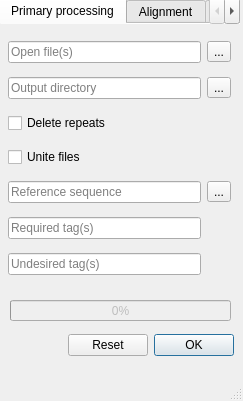
<?xml version="1.0" encoding="UTF-8"?>
<ui version="4.0">
 <class>MainWindow</class>
 <widget class="QMainWindow" name="MainWindow">
  <property name="enabled">
   <bool>true</bool>
  </property>
  <property name="geometry">
   <rect>
    <x>0</x>
    <y>0</y>
    <width>243</width>
    <height>401</height>
   </rect>
  </property>
  <property name="sizePolicy">
   <sizepolicy hsizetype="Preferred" vsizetype="Preferred">
    <horstretch>0</horstretch>
    <verstretch>0</verstretch>
   </sizepolicy>
  </property>
  <property name="minimumSize">
   <size>
    <width>243</width>
    <height>401</height>
   </size>
  </property>
  <property name="maximumSize">
   <size>
    <width>243</width>
    <height>401</height>
   </size>
  </property>
  <property name="acceptDrops">
   <bool>false</bool>
  </property>
  <property name="windowTitle">
   <string>SHaRK v0.16.7.10</string>
  </property>
  <property name="windowIcon">
   <iconset>
    <normaloff>pic/256x256_WhiteLogo.png</normaloff>pic/256x256_WhiteLogo.png</iconset>
  </property>
  <property name="autoFillBackground">
   <bool>false</bool>
  </property>
  <property name="locale">
   <locale language="English" country="UnitedStates"/>
  </property>
  <property name="documentMode">
   <bool>false</bool>
  </property>
  <property name="tabShape">
   <enum>QTabWidget::Rounded</enum>
  </property>
  <property name="unifiedTitleAndToolBarOnMac">
   <bool>true</bool>
  </property>
  <widget class="QWidget" name="centralwidget">
   <widget class="QTabWidget" name="tabWidget">
    <property name="geometry">
     <rect>
      <x>-1</x>
      <y>-2</y>
      <width>241</width>
      <height>301</height>
     </rect>
    </property>
    <property name="tabPosition">
     <enum>QTabWidget::North</enum>
    </property>
    <property name="tabShape">
     <enum>QTabWidget::Rounded</enum>
    </property>
    <property name="currentIndex">
     <number>0</number>
    </property>
    <property name="elideMode">
     <enum>Qt::ElideNone</enum>
    </property>
    <property name="documentMode">
     <bool>true</bool>
    </property>
    <property name="movable">
     <bool>true</bool>
    </property>
    <widget class="QWidget" name="tab">
     <attribute name="title">
      <string>Primary processing</string>
     </attribute>
     <layout class="QGridLayout" name="gridLayout_2">
      <item row="6" column="0">
       <widget class="QLineEdit" name="un_tags_Line">
        <property name="toolTip">
         <string>&lt;html&gt;&lt;head/&gt;&lt;body&gt;&lt;p&gt;Enter the &lt;span style=&quot; font-weight:600;&quot;&gt;undesired&lt;/span&gt; sequence &lt;span style=&quot; font-weight:600;&quot;&gt;tags&lt;/span&gt; here&lt;/p&gt;&lt;/body&gt;&lt;/html&gt;</string>
        </property>
        <property name="placeholderText">
         <string>Undesired tag(s)</string>
        </property>
       </widget>
      </item>
      <item row="0" column="0">
       <widget class="QLineEdit" name="inputfilepathLine">
        <property name="enabled">
         <bool>true</bool>
        </property>
        <property name="focusPolicy">
         <enum>Qt::ClickFocus</enum>
        </property>
        <property name="toolTip">
         <string>&lt;html&gt;&lt;head/&gt;&lt;body&gt;&lt;p&gt;Enter the &lt;span style=&quot; font-weight:600;&quot;&gt;input&lt;/span&gt; file path(s)&lt;/p&gt;&lt;/body&gt;&lt;/html&gt;</string>
        </property>
        <property name="autoFillBackground">
         <bool>false</bool>
        </property>
        <property name="text">
         <string/>
        </property>
        <property name="placeholderText">
         <string>Open file(s)</string>
        </property>
       </widget>
      </item>
      <item row="2" column="0">
       <widget class="QCheckBox" name="deleterepeatsBox">
        <property name="toolTip">
         <string>&lt;html&gt;&lt;head/&gt;&lt;body&gt;&lt;p&gt;&lt;span style=&quot; font-weight:600;&quot;&gt;Delete repeateated &lt;/span&gt;sequences according to &lt;span style=&quot; font-weight:600;&quot;&gt;taxon name&lt;/span&gt;&lt;/p&gt;&lt;/body&gt;&lt;/html&gt;</string>
        </property>
        <property name="text">
         <string>Delete repeats</string>
        </property>
       </widget>
      </item>
      <item row="4" column="0">
       <widget class="QLineEdit" name="referencepathLine">
        <property name="enabled">
         <bool>true</bool>
        </property>
        <property name="toolTip">
         <string>&lt;html&gt;&lt;head/&gt;&lt;body&gt;&lt;p&gt;Enter the &lt;span style=&quot; font-weight:600;&quot;&gt;reference&lt;/span&gt; sequence file path&lt;/p&gt;&lt;/body&gt;&lt;/html&gt;</string>
        </property>
        <property name="text">
         <string/>
        </property>
        <property name="placeholderText">
         <string>Reference sequence</string>
        </property>
       </widget>
      </item>
      <item row="4" column="1">
       <widget class="QToolButton" name="referencepathButton">
        <property name="enabled">
         <bool>true</bool>
        </property>
        <property name="toolTip">
         <string>&lt;html&gt;&lt;head/&gt;&lt;body&gt;&lt;p&gt;Choose the &lt;span style=&quot; font-weight:600;&quot;&gt;reference&lt;/span&gt; sequence file&lt;/p&gt;&lt;/body&gt;&lt;/html&gt;</string>
        </property>
        <property name="text">
         <string>...</string>
        </property>
       </widget>
      </item>
      <item row="5" column="0">
       <widget class="QLineEdit" name="req_tags_Line">
        <property name="enabled">
         <bool>true</bool>
        </property>
        <property name="toolTip">
         <string>&lt;html&gt;&lt;head/&gt;&lt;body&gt;&lt;p&gt;Enter the &lt;span style=&quot; font-weight:600;&quot;&gt;required&lt;/span&gt; sequence &lt;span style=&quot; font-weight:600;&quot;&gt;tags&lt;/span&gt; here&lt;/p&gt;&lt;/body&gt;&lt;/html&gt;</string>
        </property>
        <property name="text">
         <string/>
        </property>
        <property name="placeholderText">
         <string>Required tag(s)</string>
        </property>
       </widget>
      </item>
      <item row="0" column="1">
       <widget class="QToolButton" name="inputfilepathButton">
        <property name="toolTip">
         <string>&lt;html&gt;&lt;head/&gt;&lt;body&gt;&lt;p&gt;Choose the &lt;span style=&quot; font-weight:600;&quot;&gt;input&lt;/span&gt; file(s)&lt;/p&gt;&lt;/body&gt;&lt;/html&gt;</string>
        </property>
        <property name="text">
         <string>...</string>
        </property>
       </widget>
      </item>
      <item row="1" column="0">
       <widget class="QLineEdit" name="outputfilepathLine">
        <property name="toolTip">
         <string>&lt;html&gt;&lt;head/&gt;&lt;body&gt;&lt;p&gt;Set &lt;span style=&quot; font-weight:600;&quot;&gt;output&lt;/span&gt; directory&lt;/p&gt;&lt;/body&gt;&lt;/html&gt;</string>
        </property>
        <property name="autoFillBackground">
         <bool>false</bool>
        </property>
        <property name="text">
         <string/>
        </property>
        <property name="placeholderText">
         <string>Output directory</string>
        </property>
       </widget>
      </item>
      <item row="1" column="1">
       <widget class="QToolButton" name="outputfilepathButton">
        <property name="toolTip">
         <string>&lt;html&gt;&lt;head/&gt;&lt;body&gt;&lt;p&gt;Choose &lt;span style=&quot; font-weight:600;&quot;&gt;output&lt;/span&gt; directory&lt;/p&gt;&lt;/body&gt;&lt;/html&gt;</string>
        </property>
        <property name="text">
         <string>...</string>
        </property>
       </widget>
      </item>
      <item row="3" column="0">
       <widget class="QCheckBox" name="uniteBox">
        <property name="toolTip">
         <string>&lt;html&gt;&lt;head/&gt;&lt;body&gt;&lt;p&gt;Create &lt;span style=&quot; font-weight:600;&quot;&gt;united sets&lt;/span&gt;&lt;/p&gt;&lt;/body&gt;&lt;/html&gt;</string>
        </property>
        <property name="text">
         <string>Unite files</string>
        </property>
       </widget>
      </item>
     </layout>
    </widget>
    <widget class="QWidget" name="tab_3">
     <attribute name="title">
      <string>Alignment</string>
     </attribute>
     <widget class="QSpinBox" name="gap_spinBox">
      <property name="geometry">
       <rect>
        <x>10</x>
        <y>60</y>
        <width>61</width>
        <height>22</height>
       </rect>
      </property>
      <property name="toolTip">
       <string>&lt;html&gt;&lt;head/&gt;&lt;body&gt;&lt;p&gt;Set &lt;span style=&quot; font-weight:600;&quot;&gt;gap open penalty&lt;/span&gt; for &lt;span style=&quot; font-weight:600;&quot;&gt;MUSCLE alignment&lt;/span&gt;&lt;/p&gt;&lt;/body&gt;&lt;/html&gt;</string>
      </property>
      <property name="wrapping">
       <bool>false</bool>
      </property>
      <property name="buttonSymbols">
       <enum>QAbstractSpinBox::UpDownArrows</enum>
      </property>
      <property name="specialValueText">
       <string/>
      </property>
      <property name="suffix">
       <string/>
      </property>
      <property name="minimum">
       <number>-1000</number>
      </property>
      <property name="maximum">
       <number>0</number>
      </property>
      <property name="value">
       <number>-200</number>
      </property>
     </widget>
     <widget class="QSpinBox" name="iters_spinBox">
      <property name="geometry">
       <rect>
        <x>10</x>
        <y>90</y>
        <width>61</width>
        <height>22</height>
       </rect>
      </property>
      <property name="toolTip">
       <string>&lt;html&gt;&lt;head/&gt;&lt;body&gt;&lt;p&gt;Set &lt;span style=&quot; font-weight:600;&quot;&gt;maximum&lt;/span&gt; number of &lt;span style=&quot; font-weight:600;&quot;&gt;iterations&lt;/span&gt; for &lt;span style=&quot; font-weight:600;&quot;&gt;MUSCLE alignment&lt;/span&gt;&lt;/p&gt;&lt;/body&gt;&lt;/html&gt;</string>
      </property>
      <property name="suffix">
       <string/>
      </property>
      <property name="prefix">
       <string/>
      </property>
      <property name="minimum">
       <number>1</number>
      </property>
      <property name="maximum">
       <number>20</number>
      </property>
     </widget>
     <widget class="QCheckBox" name="diagonal_checkBox">
      <property name="geometry">
       <rect>
        <x>10</x>
        <y>130</y>
        <width>131</width>
        <height>18</height>
       </rect>
      </property>
      <property name="toolTip">
       <string>&lt;html&gt;&lt;head/&gt;&lt;body&gt;&lt;p&gt;Use &lt;span style=&quot; font-weight:600;&quot;&gt;diagonal optimization&lt;/span&gt; during &lt;span style=&quot; font-weight:600;&quot;&gt;MUSCLE alignment&lt;/span&gt;&lt;/p&gt;&lt;/body&gt;&lt;/html&gt;</string>
      </property>
      <property name="text">
       <string>Diagonal optimization</string>
      </property>
     </widget>
     <widget class="QCheckBox" name="silent_checkBox">
      <property name="geometry">
       <rect>
        <x>10</x>
        <y>150</y>
        <width>121</width>
        <height>18</height>
       </rect>
      </property>
      <property name="toolTip">
       <string>&lt;html&gt;&lt;head/&gt;&lt;body&gt;&lt;p&gt;Choose, whether to show the &lt;span style=&quot; font-weight:600;&quot;&gt;command line output&lt;/span&gt; of &lt;span style=&quot; font-weight:600;&quot;&gt;MUSCLE algorithm&lt;/span&gt;&lt;/p&gt;&lt;/body&gt;&lt;/html&gt;</string>
      </property>
      <property name="text">
       <string>Silent performance</string>
      </property>
      <property name="checked">
       <bool>true</bool>
      </property>
     </widget>
     <widget class="QLabel" name="label_2">
      <property name="geometry">
       <rect>
        <x>80</x>
        <y>60</y>
        <width>91</width>
        <height>21</height>
       </rect>
      </property>
      <property name="text">
       <string>Gap open penalty</string>
      </property>
     </widget>
     <widget class="QLabel" name="label_3">
      <property name="geometry">
       <rect>
        <x>80</x>
        <y>90</y>
        <width>151</width>
        <height>21</height>
       </rect>
      </property>
      <property name="text">
       <string>Maximum number of iterations</string>
      </property>
     </widget>
     <widget class="QComboBox" name="range_comboBox">
      <property name="enabled">
       <bool>false</bool>
      </property>
      <property name="geometry">
       <rect>
        <x>10</x>
        <y>200</y>
        <width>81</width>
        <height>22</height>
       </rect>
      </property>
      <property name="toolTip">
       <string>&lt;html&gt;&lt;head/&gt;&lt;body&gt;&lt;p&gt;Set the best &lt;span style=&quot; font-weight:600;&quot;&gt;truncation range&lt;/span&gt; calculation &lt;span style=&quot; font-weight:600;&quot;&gt;method&lt;/span&gt;&lt;/p&gt;&lt;/body&gt;&lt;/html&gt;</string>
      </property>
      <property name="currentIndex">
       <number>2</number>
      </property>
      <item>
       <property name="text">
        <string>minimum</string>
       </property>
      </item>
      <item>
       <property name="text">
        <string>mean</string>
       </property>
      </item>
      <item>
       <property name="text">
        <string>median</string>
       </property>
      </item>
      <item>
       <property name="text">
        <string>maximum</string>
       </property>
      </item>
      <item>
       <property name="text">
        <string>percentile</string>
       </property>
      </item>
     </widget>
     <widget class="QCheckBox" name="trunc_checkBox">
      <property name="geometry">
       <rect>
        <x>10</x>
        <y>170</y>
        <width>131</width>
        <height>18</height>
       </rect>
      </property>
      <property name="toolTip">
       <string>&lt;html&gt;&lt;head/&gt;&lt;body&gt;&lt;p&gt;Calculate the &lt;span style=&quot; font-weight:600;&quot;&gt;best truncation range&lt;/span&gt; for the given data sets&lt;/p&gt;&lt;/body&gt;&lt;/html&gt;</string>
      </property>
      <property name="text">
       <string>Truncation assistance</string>
      </property>
     </widget>
     <widget class="QLabel" name="label_4">
      <property name="geometry">
       <rect>
        <x>100</x>
        <y>200</y>
        <width>91</width>
        <height>21</height>
       </rect>
      </property>
      <property name="text">
       <string>Range calculation</string>
      </property>
     </widget>
     <widget class="QDoubleSpinBox" name="perc_doubleSpinBox">
      <property name="enabled">
       <bool>false</bool>
      </property>
      <property name="geometry">
       <rect>
        <x>10</x>
        <y>230</y>
        <width>81</width>
        <height>22</height>
       </rect>
      </property>
      <property name="toolTip">
       <string>&lt;html&gt;&lt;head/&gt;&lt;body&gt;&lt;p&gt;Set the &lt;span style=&quot; font-weight:600;&quot;&gt;percentile&lt;/span&gt; for best &lt;span style=&quot; font-weight:600;&quot;&gt;truncation range&lt;/span&gt; calculation&lt;/p&gt;&lt;/body&gt;&lt;/html&gt;</string>
      </property>
      <property name="suffix">
       <string>%</string>
      </property>
      <property name="maximum">
       <double>50.000000000000000</double>
      </property>
      <property name="singleStep">
       <double>0.500000000000000</double>
      </property>
      <property name="value">
       <double>25.000000000000000</double>
      </property>
     </widget>
     <widget class="QLabel" name="label_5">
      <property name="geometry">
       <rect>
        <x>100</x>
        <y>230</y>
        <width>91</width>
        <height>21</height>
       </rect>
      </property>
      <property name="text">
       <string>Range percentile</string>
      </property>
     </widget>
     <widget class="QComboBox" name="align_opt_comboBox">
      <property name="geometry">
       <rect>
        <x>10</x>
        <y>20</y>
        <width>111</width>
        <height>22</height>
       </rect>
      </property>
      <property name="currentIndex">
       <number>2</number>
      </property>
      <item>
       <property name="text">
        <string>Full set</string>
       </property>
      </item>
      <item>
       <property name="text">
        <string>Tax subsets</string>
       </property>
      </item>
      <item>
       <property name="text">
        <string>Even subsets</string>
       </property>
      </item>
     </widget>
     <widget class="QLabel" name="label_6">
      <property name="geometry">
       <rect>
        <x>130</x>
        <y>20</y>
        <width>91</width>
        <height>21</height>
       </rect>
      </property>
      <property name="text">
       <string>Alignment option</string>
      </property>
     </widget>
     <zorder>range_comboBox</zorder>
     <zorder>gap_spinBox</zorder>
     <zorder>iters_spinBox</zorder>
     <zorder>diagonal_checkBox</zorder>
     <zorder>silent_checkBox</zorder>
     <zorder>label_2</zorder>
     <zorder>label_3</zorder>
     <zorder>trunc_checkBox</zorder>
     <zorder>label_4</zorder>
     <zorder>perc_doubleSpinBox</zorder>
     <zorder>label_5</zorder>
     <zorder>align_opt_comboBox</zorder>
     <zorder>label_6</zorder>
    </widget>
    <widget class="QWidget" name="tab_2">
     <attribute name="title">
      <string>Resampling</string>
     </attribute>
     <layout class="QGridLayout" name="gridLayout">
      <item row="0" column="0" colspan="3">
       <widget class="QCheckBox" name="checksourceBox">
        <property name="enabled">
         <bool>true</bool>
        </property>
        <property name="toolTip">
         <string>&lt;html&gt;&lt;head/&gt;&lt;body&gt;&lt;p&gt;Save &lt;span style=&quot; font-weight:600;&quot;&gt;source version&lt;/span&gt; of &lt;span style=&quot; font-weight:600;&quot;&gt;processed file&lt;/span&gt;&lt;/p&gt;&lt;/body&gt;&lt;/html&gt;</string>
        </property>
        <property name="locale">
         <locale language="English" country="UnitedKingdom"/>
        </property>
        <property name="text">
         <string>Save source file</string>
        </property>
        <property name="checked">
         <bool>true</bool>
        </property>
       </widget>
      </item>
      <item row="1" column="0" colspan="3">
       <widget class="QCheckBox" name="showresultsBox">
        <property name="toolTip">
         <string>&lt;html&gt;&lt;head/&gt;&lt;body&gt;&lt;p&gt;Show &lt;span style=&quot; font-weight:600;&quot;&gt;performance report&lt;/span&gt; with program &lt;span style=&quot; font-weight:600;&quot;&gt;run stats&lt;/span&gt;&lt;/p&gt;&lt;/body&gt;&lt;/html&gt;</string>
        </property>
        <property name="text">
         <string>Performance report</string>
        </property>
       </widget>
      </item>
      <item row="2" column="0">
       <widget class="QSpinBox" name="copiesnumberSpinBox">
        <property name="toolTip">
         <string>&lt;html&gt;&lt;head/&gt;&lt;body&gt;&lt;p&gt;Set number of file &lt;span style=&quot; font-weight:600;&quot;&gt;copies&lt;/span&gt;&lt;/p&gt;&lt;/body&gt;&lt;/html&gt;</string>
        </property>
        <property name="maximum">
         <number>1000</number>
        </property>
       </widget>
      </item>
      <item row="2" column="1" colspan="2">
       <widget class="QLabel" name="label">
        <property name="text">
         <string>Copies number</string>
        </property>
       </widget>
      </item>
      <item row="3" column="0" colspan="3">
       <widget class="QComboBox" name="deletionoptionCombo">
        <property name="toolTip">
         <string>&lt;html&gt;&lt;head/&gt;&lt;body&gt;&lt;p&gt;Choose the &lt;span style=&quot; font-weight:600;&quot;&gt;way of definig&lt;/span&gt; the &lt;span style=&quot; font-weight:600;&quot;&gt;replica composition&lt;/span&gt;&lt;/p&gt;&lt;/body&gt;&lt;/html&gt;</string>
        </property>
        <item>
         <property name="text">
          <string>Delete sequences</string>
         </property>
        </item>
        <item>
         <property name="text">
          <string>Set sample size</string>
         </property>
        </item>
       </widget>
      </item>
      <item row="5" column="0">
       <widget class="QSpinBox" name="deletionnumberSpinBox">
        <property name="enabled">
         <bool>false</bool>
        </property>
        <property name="toolTip">
         <string>&lt;html&gt;&lt;head/&gt;&lt;body&gt;&lt;p&gt;Choose the sequences &lt;span style=&quot; font-weight:600;&quot;&gt;deletion/subsampling&lt;/span&gt;&lt;span style=&quot; font-weight:600;&quot;&gt;number&lt;/span&gt;&lt;/p&gt;&lt;/body&gt;&lt;/html&gt;</string>
        </property>
        <property name="maximum">
         <number>10000</number>
        </property>
        <property name="value">
         <number>0</number>
        </property>
       </widget>
      </item>
      <item row="4" column="0">
       <widget class="QDoubleSpinBox" name="deletionpercentDoubleSpinBox">
        <property name="toolTip">
         <string>&lt;html&gt;&lt;head/&gt;&lt;body&gt;&lt;p&gt;Choose the sequences &lt;span style=&quot; font-weight:600;&quot;&gt;deletion/subsampling&lt;/span&gt;&lt;span style=&quot; font-weight:600;&quot;&gt;percent&lt;/span&gt;&lt;/p&gt;&lt;/body&gt;&lt;/html&gt;</string>
        </property>
        <property name="suffix">
         <string>%</string>
        </property>
        <property name="decimals">
         <number>2</number>
        </property>
        <property name="minimum">
         <double>0.000000000000000</double>
        </property>
        <property name="maximum">
         <double>100.000000000000000</double>
        </property>
        <property name="singleStep">
         <double>0.500000000000000</double>
        </property>
       </widget>
      </item>
      <item row="4" column="1" colspan="2">
       <widget class="QRadioButton" name="percentageRadio">
        <property name="text">
         <string>Percentage</string>
        </property>
        <property name="checked">
         <bool>true</bool>
        </property>
       </widget>
      </item>
      <item row="5" column="1" colspan="2">
       <widget class="QRadioButton" name="numberRadio">
        <property name="text">
         <string>Number</string>
        </property>
       </widget>
      </item>
     </layout>
    </widget>
   </widget>
   <widget class="QDialogButtonBox" name="goDialogButtonBox">
    <property name="geometry">
     <rect>
      <x>60</x>
      <y>330</y>
      <width>181</width>
      <height>31</height>
     </rect>
    </property>
    <property name="sizePolicy">
     <sizepolicy hsizetype="Fixed" vsizetype="Fixed">
      <horstretch>0</horstretch>
      <verstretch>0</verstretch>
     </sizepolicy>
    </property>
    <property name="toolTip">
     <string>&lt;html&gt;&lt;head/&gt;&lt;body&gt;&lt;p&gt;&lt;span style=&quot; font-weight:600;&quot;&gt;Run&lt;/span&gt; the programm or&lt;span style=&quot; font-weight:600;&quot;&gt; reset the values&lt;/span&gt;&lt;/p&gt;&lt;/body&gt;&lt;/html&gt;</string>
    </property>
    <property name="autoFillBackground">
     <bool>false</bool>
    </property>
    <property name="locale">
     <locale language="English" country="UnitedKingdom"/>
    </property>
    <property name="orientation">
     <enum>Qt::Horizontal</enum>
    </property>
    <property name="standardButtons">
     <set>QDialogButtonBox::Ok|QDialogButtonBox::Reset</set>
    </property>
    <property name="centerButtons">
     <bool>true</bool>
    </property>
   </widget>
   <widget class="QProgressBar" name="progressBar">
    <property name="enabled">
     <bool>false</bool>
    </property>
    <property name="geometry">
     <rect>
      <x>10</x>
      <y>300</y>
      <width>221</width>
      <height>21</height>
     </rect>
    </property>
    <property name="toolTip">
     <string>&lt;html&gt;&lt;head/&gt;&lt;body&gt;&lt;p&gt;The &lt;span style=&quot; font-weight:600;&quot;&gt;progress&lt;/span&gt; of &lt;span style=&quot; font-weight:600;&quot;&gt;file processing&lt;/span&gt; is displayed here&lt;/p&gt;&lt;/body&gt;&lt;/html&gt;</string>
    </property>
    <property name="value">
     <number>0</number>
    </property>
   </widget>
  </widget>
  <widget class="QStatusBar" name="statusBar"/>
 </widget>
 <resources/>
 <connections>
  <connection>
   <sender>numberRadio</sender>
   <signal>toggled(bool)</signal>
   <receiver>deletionnumberSpinBox</receiver>
   <slot>setEnabled(bool)</slot>
   <hints>
    <hint type="sourcelabel">
     <x>156</x>
     <y>268</y>
    </hint>
    <hint type="destinationlabel">
     <x>79</x>
     <y>269</y>
    </hint>
   </hints>
  </connection>
  <connection>
   <sender>percentageRadio</sender>
   <signal>toggled(bool)</signal>
   <receiver>deletionpercentDoubleSpinBox</receiver>
   <slot>setEnabled(bool)</slot>
   <hints>
    <hint type="sourcelabel">
     <x>163</x>
     <y>226</y>
    </hint>
    <hint type="destinationlabel">
     <x>79</x>
     <y>227</y>
    </hint>
   </hints>
  </connection>
  <connection>
   <sender>trunc_checkBox</sender>
   <signal>toggled(bool)</signal>
   <receiver>range_comboBox</receiver>
   <slot>setEnabled(bool)</slot>
   <hints>
    <hint type="sourcelabel">
     <x>79</x>
     <y>197</y>
    </hint>
    <hint type="destinationlabel">
     <x>80</x>
     <y>225</y>
    </hint>
   </hints>
  </connection>
 </connections>
</ui>
